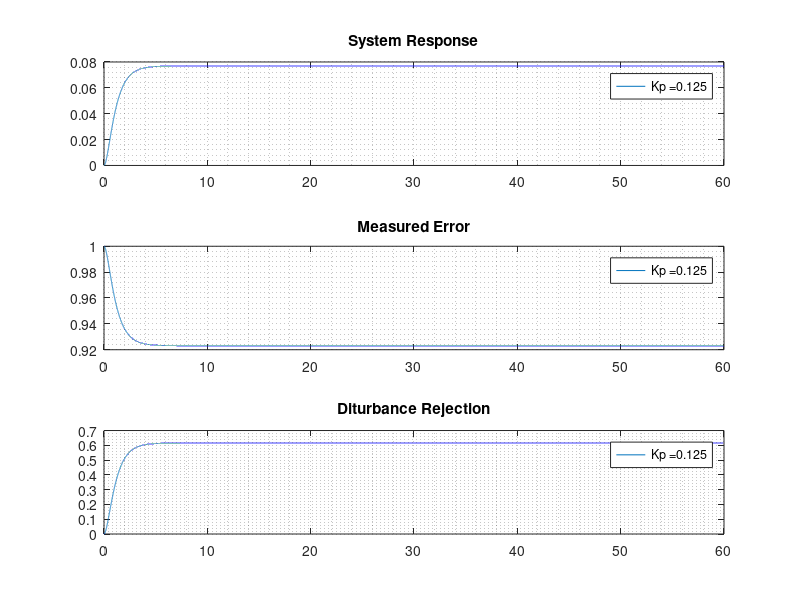

The MATLAB source for this figure: (Note: this script raises an error after producing the figure.)
clc, clear all, close all

%% Question 1: Using TF

% Kpv = [0.125 0.25 0.5 2.5 6.5];
Kpv = [0.125];
plegend = cell(length(Kpv), 1);
for i = 1:length(Kpv)
    plegend{i} = strcat('Kp = ', num2str(Kpv(i)));
end

s = tf('s');
G = 2/(s^2 + 4*s + 3);

u = 1; % step input. Set to zero for the case where there is only disturbance

tspan = 0:1e-3:60; % we will show the response for 60 seconds

figure(1)
for i = 1:length(Kpv)
    Ki = 0;
    Kp = Kpv(i);
    Gc = Kp + Ki/s;
    Gsys = feedback(Gc*G, 1);
    Gdr = feedback(G, Gc);
    
    [y,t] = step(Gsys, tspan);
    error = u - y;
    
    [y2,t2] = step(Gdr, tspan);
    
    subplot(3,1,1)
    plot(t, y), hold on
    grid minor
    legend(plegend)
    title('System Response')
    subplot(3,1,2)
    plot(t, error), hold on
    grid minor
    title('Measured Error')
    legend(plegend)
    subplot(3,1,3)
    plot(t2, y2), hold on
    title('Diturbance Rejection')
    legend(plegend)
    grid minor
end
stepinfo(Gsys)
%% Each plot separately